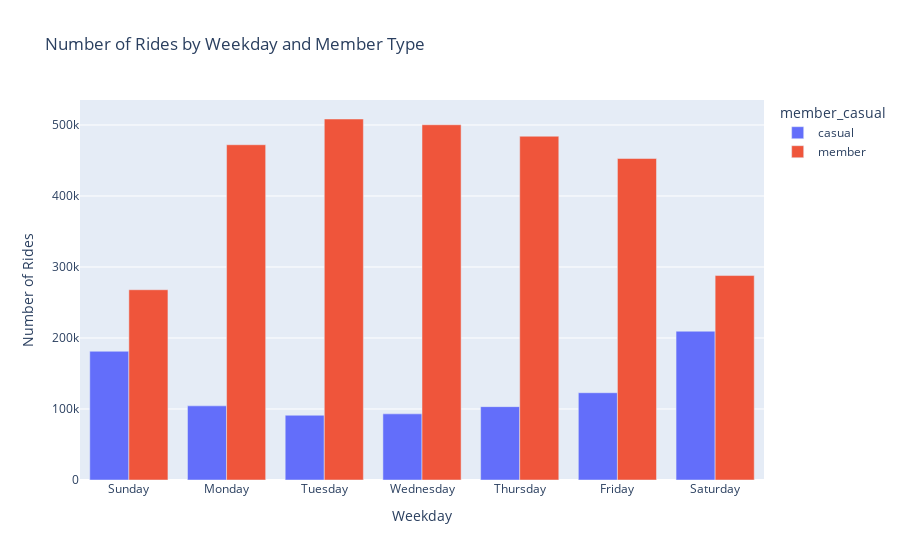

Notebook code cell kept with this figure:
### Markdown cell above
### PLOTTING rider type (casual/member) v/s Number of rides (grouped into days of week)

### Code cell
fig = px.bar(
    result_1,
    x='day_of_week',
    y='number_of_rides',
    color='member_casual',
    barmode='group',  # 'group' for dodged bars
    title='Number of Rides by Weekday and Member Type',
    labels={'number_of_rides': 'Number of Rides', 'day_of_week': 'Weekday'},
)

# Show the plot
fig.show()

### Figure 1 — Plotly figure (JSON) as saved in the notebook; plotly's stock layout.template omitted (floating-point values rounded to 4 significant figures)
{"data": [{"alignmentgroup": "True", "hovertemplate": "member_casual=casual<br>Weekday=%{x}<br>Number of Rides=%{y}<extra></extra>", "legendgroup": "casual", "marker": {"color": "#636efa", "pattern": {"shape": ""}}, "name": "casual", "offsetgroup": "casual", "orientation": "v", "showlegend": true, "textposition": "auto", "type": "bar", "x": ["Sunday", "Monday", "Tuesday", "Wednesday", "Thursday", "Friday", "Saturday"], "xaxis": "x", "y": [181293, 104432, 91184, 93150, 103316, 122913, 209543], "yaxis": "y"}, {"alignmentgroup": "True", "hovertemplate": "member_casual=member<br>Weekday=%{x}<br>Number of Rides=%{y}<extra></extra>", "legendgroup": "member", "marker": {"color": "#EF553B", "pattern": {"shape": ""}}, "name": "member", "offsetgroup": "member", "orientation": "v", "showlegend": true, "textposition": "auto", "type": "bar", "x": ["Sunday", "Monday", "Tuesday", "Wednesday", "Thursday", "Friday", "Saturday"], "xaxis": "x", "y": [267965, 472196, 508445, 500330, 484177, 452790, 287958], "yaxis": "y"}], "layout": {"barmode": "group", "legend": {"title": {"text": "member_casual"}, "tracegroupgap": 0}, "title": {"text": "Number of Rides by Weekday and Member Type"}, "xaxis": {"anchor": "y", "domain": [0, 1], "title": {"text": "Weekday"}}, "yaxis": {"anchor": "x", "domain": [0, 1], "title": {"text": "Number of Rides"}}}}
